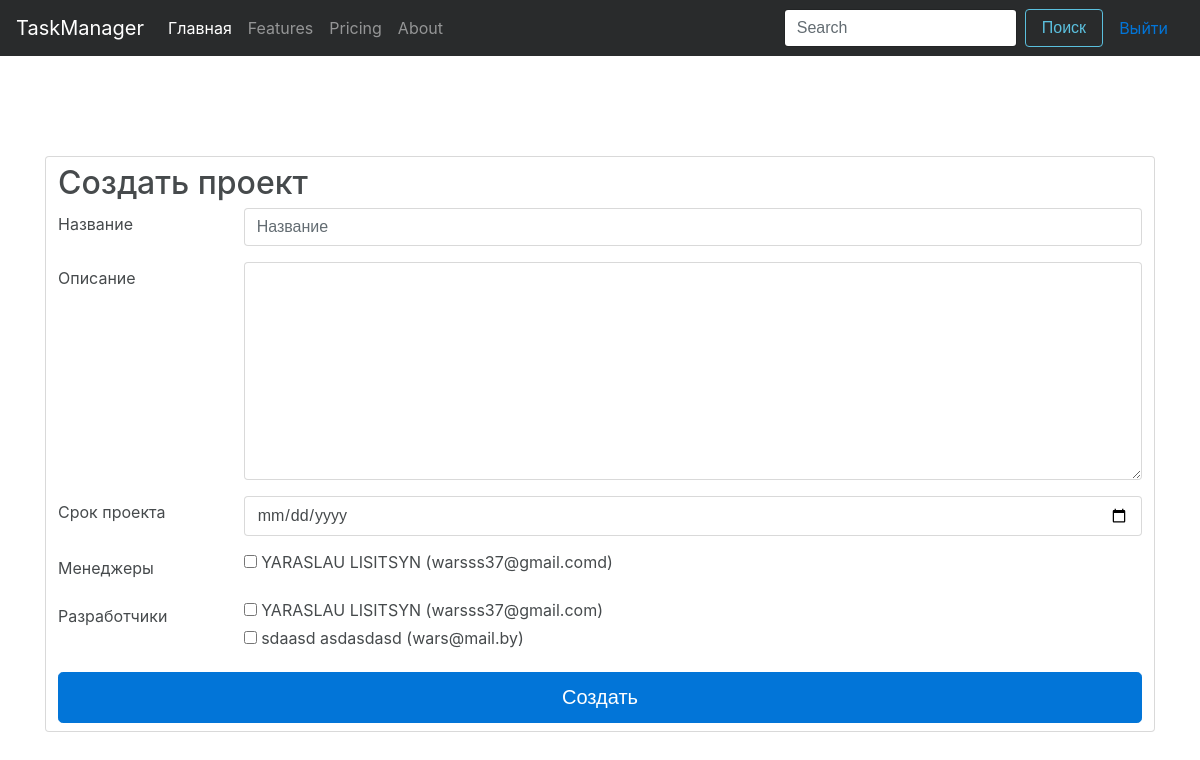
/project/add/ (signed in), run on an earlier commit of the app's database.
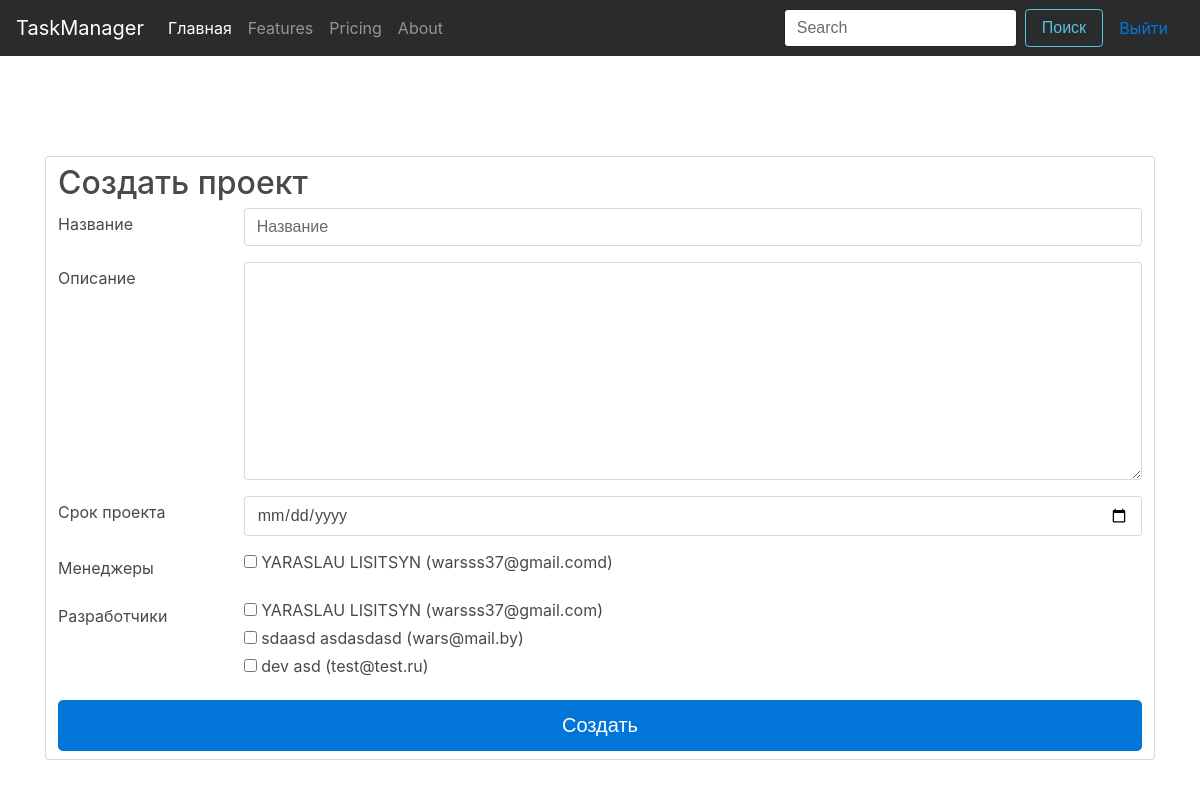
And on a later commit of the database.
### User/models.py (models this page shows, shortened)
class User(AbstractBaseUser, PermissionsMixin, models.Model):
    email = models.EmailField(
        max_length=255,
        unique=True,
        db_index=True,
        verbose_name='Email'
    )
    firstname = models.CharField(
        verbose_name='Имя',
        max_length=40,
        null=True,
        blank=True
    )
    lastname = models.CharField(
        verbose_name='Фамилия',
        max_length=40,
        null=True,
        blank=True
    )
    role = models.CharField(
        max_length=255,
        verbose_name='Права пользователя'
    )
    avatar = models.ImageField(
        blank=True,
        null=True,
        upload_to='uploads/avatar',
        verbose_name='Аватар'
    )
    is_active = models.BooleanField(
        default=True,
        verbose_name='Активен'
    )
    is_admin = models.BooleanField(
        default=False,
        verbose_name='Админ'
    )
    register_date = models.DateTimeField(
        auto_now_add=True,
        verbose_name='Дата регистрации'
    )
    USERNAME_FIELD = 'email'
    REQUIRED_FIELDS = []
    objects = UserManager()
    class Meta:
        verbose_name = 'Пользователь'
        verbose_name_plural = 'Пользователи'

### Project/views.py (the view, shortened to what this page needs)
# urls.py: url(r'^project/add/$', login_required(ProjectCreate.as_view()), name='project_add'),
class ProjectCreate(TemplateView):
    model = Project
    template_name = 'project/add_project.html'
    form = None
    manager = None
    developer = None
    def get(self, request, *args, **kwargs):
        if request.user.role == "Manager" or request.user.is_admin:
            self.manager = User.objects.filter(role='Manager')
            self.developer = User.objects.filter(role='Developer')
            return super(ProjectCreate, self).get(request, *args, **kwargs)
        else:
            return redirect(reverse('main'))
    def get_context_data(self, **kwargs):
        context = super(ProjectCreate, self).get_context_data(**kwargs)
        context['managers'] = self.manager
        context['developers'] = self.developer
        return context

### templates/project/add_project.html (shortened to what this page needs)
{% extends 'base.html' %}
{% block content %}
    <div class="container form-cont">
            <form action="" method="post" class="form-control">
                <h2>Создать проект</h2>
                <div class="form-group row">
                    <label for="text-input" class="col-2 col-form-label">Название</label>
                    <div class="col-10">
                        <input type="text" id="id_title" class="form-control" placeholder="Название" name="title" required>
                    </div>
                </div>
                <div class="form-group row">
                    <label for="textarea-input" class="col-2 col-form-label">Описание</label>
                    <div class="col-10">
                        <textarea name="description" id="id_description" style="width: 100%" rows="10" class="form-control"></textarea>
                    </div>
                </div>
                <div class="form-group row">
                  <label for="date-input" class="col-2 col-form-label">Срок проекта</label>
                  <div class="col-10">
                    <input class="form-control" type="date" id="example-date-input" name="due_date">
                  </div>
                </div>
                 <div class="form-group row">
                  <label for="date-input" class="col-2 col-form-label">Менеджеры</label>
                  <div class="col-10">
                      {% for manager in managers %}
                          <div class="checkbox">
                              <label>
                                  <input type="checkbox" name="users" value="{{ manager.id }}" style="padding: 10px" {% if user.id == manager.id %} checked disabled {% endif %}>
                                  <span class="custom-control-description">{{ manager.firstname }} {{ manager.lastname }} ({{ manager.email }})</span>
                              </label>
                          </div>
                      {% endfor %}
                  </div>
                </div>
                <div class="form-group row">
                  <label for="date-input" class="col-2 col-form-label">Разработчики</label>
                  <div class="col-10">
                      {% for developer in developers %}
                          <div class="checkbox">
                              <label>
                                  <input type="checkbox" name="users" value="{{ developer.id }}" style="padding: 10px">
                                  <span class="custom-control-description">{{ developer.firstname }} {{ developer.lastname }} ({{ developer.email }})</span>
                              </label>
                          </div>
                      {% endfor %}
                  </div>
                </div>
                <div class="submit-button">
                    <input type="submit" value="Создать" class="btn btn-lg btn-primary btn-block">
                </div>
            </form>
    </div>
{% endblock %}

What changed in the data, as far as the page shows it:
added User: firstname "dev", lastname "asd", email "test@test.ru"
